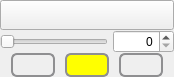
<?xml version="1.0" encoding="UTF-8"?>
<ui version="4.0">
 <class>CVVideoLoaderEmbeddedWidget</class>
 <widget class="QWidget" name="CVVideoLoaderEmbeddedWidget">
  <property name="geometry">
   <rect>
    <x>0</x>
    <y>0</y>
    <width>174</width>
    <height>77</height>
   </rect>
  </property>
  <property name="windowTitle">
   <string>Form</string>
  </property>
  <layout class="QVBoxLayout" name="verticalLayout">
   <property name="spacing">
    <number>0</number>
   </property>
   <property name="leftMargin">
    <number>0</number>
   </property>
   <property name="topMargin">
    <number>0</number>
   </property>
   <property name="rightMargin">
    <number>0</number>
   </property>
   <property name="bottomMargin">
    <number>0</number>
   </property>
   <item>
    <widget class="QPushButton" name="mpFilenameButton">
     <property name="sizePolicy">
      <sizepolicy hsizetype="Minimum" vsizetype="Expanding">
       <horstretch>0</horstretch>
       <verstretch>0</verstretch>
      </sizepolicy>
     </property>
     <property name="font">
      <font>
       <pointsize>12</pointsize>
      </font>
     </property>
     <property name="layoutDirection">
      <enum>Qt::LayoutDirection::LeftToRight</enum>
     </property>
     <property name="text">
      <string/>
     </property>
    </widget>
   </item>
   <item>
    <layout class="QHBoxLayout" name="horizontalLayout_2">
     <property name="spacing">
      <number>5</number>
     </property>
     <item>
      <widget class="QSlider" name="mpSlider">
       <property name="orientation">
        <enum>Qt::Orientation::Horizontal</enum>
       </property>
      </widget>
     </item>
     <item>
      <widget class="QSpinBox" name="mpFrameNumberSpinbox">
       <property name="alignment">
        <set>Qt::AlignmentFlag::AlignRight|Qt::AlignmentFlag::AlignTrailing|Qt::AlignmentFlag::AlignVCenter</set>
       </property>
       <property name="maximum">
        <number>10000</number>
       </property>
      </widget>
     </item>
    </layout>
   </item>
   <item>
    <layout class="QHBoxLayout" name="horizontalLayout">
     <property name="spacing">
      <number>10</number>
     </property>
     <item>
      <spacer name="leftSpacer">
       <property name="orientation">
        <enum>Qt::Orientation::Horizontal</enum>
       </property>
       <property name="sizeHint" stdset="0">
        <size>
         <width>40</width>
         <height>20</height>
        </size>
       </property>
      </spacer>
     </item>
     <item>
      <widget class="QPushButton" name="mpBackwardButton">
       <property name="styleSheet">
        <string notr="true">QPushButton {
    border: 2px solid #8f8f91;
    border-radius: 6px;
    background-color: qlineargradient(x1: 0, y1: 0, x2: 0, y2: 1,
                                      stop: 0 #f6f7fa, stop: 1 #dadbde);
    min-width: 40px;
    min-height: 20px;
}

QPushButton:pressed {
    background-color: qlineargradient(x1: 0, y1: 0, x2: 0, y2: 1,
                                      stop: 0 #dadbde, stop: 1 #f6f7fa);
}

QPushButton:flat {
    border: none; /* no border for a flat push button */
}

QPushButton:default {
    border-color: navy; /* make the default button prominent */
}

QPushButton:checked {
    background-color: green
}</string>
       </property>
       <property name="text">
        <string/>
       </property>
       <property name="icon">
        <iconset resource="../../CVDevLibrary/resources/cvdevlibrary_resources.qrc">
         <normaloff>:/icons/tango/32x32/media-skip-backward.png</normaloff>:/icons/tango/32x32/media-skip-backward.png</iconset>
       </property>
      </widget>
     </item>
     <item>
      <widget class="QPushButton" name="mpPlayPauseButton">
       <property name="styleSheet">
        <string notr="true">QPushButton {
    border: 2px solid #8f8f91;
    border-radius: 6px;
    background-color: yellow;
    min-width: 40px;
    min-height: 20px;
}

QPushButton:pressed {
    background-color: qlineargradient(x1: 0, y1: 0, x2: 0, y2: 1,
                                      stop: 0 #dadbde, stop: 1 #f6f7fa);
}

QPushButton:flat {
    border: none; /* no border for a flat push button */
}

QPushButton:default {
    border-color: navy; /* make the default button prominent */
}

QPushButton:checked {
    background-color: green
}</string>
       </property>
       <property name="text">
        <string/>
       </property>
       <property name="icon">
        <iconset resource="../../CVDevLibrary/resources/cvdevlibrary_resources.qrc">
         <normaloff>:/icons/tango/32x32/media-playback-start.png</normaloff>:/icons/tango/32x32/media-playback-start.png</iconset>
       </property>
       <property name="checkable">
        <bool>true</bool>
       </property>
      </widget>
     </item>
     <item>
      <widget class="QPushButton" name="mpForwardButton">
       <property name="styleSheet">
        <string notr="true">QPushButton {
    border: 2px solid #8f8f91;
    border-radius: 6px;
    background-color: qlineargradient(x1: 0, y1: 0, x2: 0, y2: 1,
                                      stop: 0 #f6f7fa, stop: 1 #dadbde);
    min-width: 40px;
    min-height: 20px;
}

QPushButton:pressed {
    background-color: qlineargradient(x1: 0, y1: 0, x2: 0, y2: 1,
                                      stop: 0 #dadbde, stop: 1 #f6f7fa);
}

QPushButton:flat {
    border: none; /* no border for a flat push button */
}

QPushButton:default {
    border-color: navy; /* make the default button prominent */
}

QPushButton:checked {
    background-color: green
}</string>
       </property>
       <property name="text">
        <string/>
       </property>
       <property name="icon">
        <iconset resource="../../CVDevLibrary/resources/cvdevlibrary_resources.qrc">
         <normaloff>:/icons/tango/32x32/media-skip-forward.png</normaloff>:/icons/tango/32x32/media-skip-forward.png</iconset>
       </property>
      </widget>
     </item>
     <item>
      <spacer name="rightSpacer">
       <property name="orientation">
        <enum>Qt::Orientation::Horizontal</enum>
       </property>
       <property name="sizeHint" stdset="0">
        <size>
         <width>40</width>
         <height>20</height>
        </size>
       </property>
      </spacer>
     </item>
    </layout>
   </item>
  </layout>
 </widget>
 <resources>
  <include location="../../CVDevLibrary/resources/cvdevlibrary_resources.qrc"/>
 </resources>
 <connections/>
</ui>
